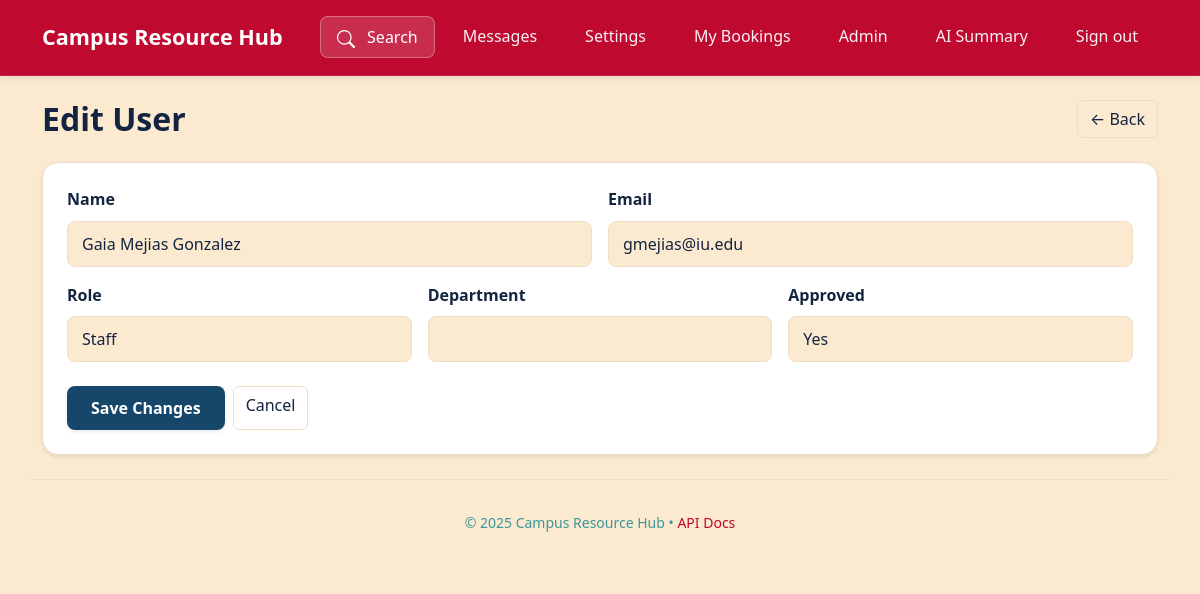
/admin/users/6/edit (signed in), run on the app's committed database.
### src/app.py (models this page shows, shortened)
class User(db.Model, UserMixin):
    __tablename__='users'
    user_id = db.Column(db.Integer, primary_key=True)
    name = db.Column(db.String(120), nullable=False)
    email = db.Column(db.String(120), unique=True, nullable=False)
    password_hash = db.Column(db.String(255), nullable=False)
    role = db.Column(db.String(20), nullable=False, default='student')
    department = db.Column(db.String(120))
    is_approved = db.Column(db.Boolean, default=False)
    request_admin = db.Column(db.Boolean, default=False)
    notif_email_updates = db.Column(db.Boolean, default=True)
    notif_booking_alerts = db.Column(db.Boolean, default=True)
    created_at = db.Column(db.DateTime, default=datetime.datetime.utcnow)

### src/app.py (the view, shortened to what this page needs)
@admin_bp.route('/users/<int:user_id>/edit', methods=['GET','POST'])
@login_required
def edit_user(user_id):
    if current_user.role not in ['admin','staff']:
        abort(403)
    u = User.query.get_or_404(user_id)
    form = AdminUserForm(obj=u)
    form.is_approved.data = 'y' if u.is_approved else 'n'
    return render_template('admin_edit_user.html', form=form, user=u)

### src/app.py
class AdminUserForm(FlaskForm):
    name = StringField('Name', validators=[InputRequired(), Length(min=2, max=120)])
    email = StringField('Email', validators=[InputRequired(), Email()])
    role = SelectField('Role', choices=[('student','Student'),('staff','Staff'),('admin','Admin')], validators=[InputRequired()])
    department = StringField('Department', validators=[Optional(), Length(max=120)])
    is_approved = SelectField('Approved', choices=[('y','Yes'),('n','No')], validators=[InputRequired()])

### src/app.py (called while the page is built)
@app.context_processor
def inject_csrf_token():
    def get_csrf_token():
        return generate_csrf()
    return dict(csrf_token=get_csrf_token)

@app.context_processor
def inject_template_flags():
    return dict(include_scripts=not app.config.get('TESTING', False))

@app.after_request
def set_security_headers(resp):
    csp = " ".join([
        "default-src 'self'",
        "script-src 'self' https://cdn.jsdelivr.net",
        "style-src 'self' 'unsafe-inline' https://cdn.jsdelivr.net",
        "img-src 'self' data: https:",
        "connect-src 'self' https://cdn.jsdelivr.net",
        "object-src 'none'",
        "frame-ancestors 'self'",
        "base-uri 'self'",
        "form-action 'self'",
    ])
    resp.headers.setdefault('Content-Security-Policy', csp)
    resp.headers.setdefault('X-Content-Type-Options', 'nosniff')
    resp.headers.setdefault('Referrer-Policy', 'strict-origin-when-cross-origin')
    return resp

@login_manager.user_loader
def load_user(user_id):
    return User.query.get(int(user_id))

### src/templates/admin_edit_user.html (shortened to what this page needs)
{% extends "_base.html" %}
{% block content %}
<div class="d-flex justify-content-between align-items-center mb-4">
  <h2 class="mb-0 fw-bold">Edit User</h2>
  <a href="{{ url_for('admin.users') }}" class="btn btn-outline-secondary">← Back</a>
</div>
<div class="card p-4">
  <form method="post">
    <div class="row g-3">
      <div class="col-md-6">
        <label class="form-label fw-semibold">Name</label>
        {{ form.name(class="form-control") }}
      </div>
      <div class="col-md-6">
        <label class="form-label fw-semibold">Email</label>
        {{ form.email(class="form-control") }}
      </div>
      <div class="col-md-4">
        <label class="form-label fw-semibold">Role</label>
        {{ form.role(class="form-select") }}
      </div>
      <div class="col-md-4">
        <label class="form-label fw-semibold">Department</label>
        {{ form.department(class="form-control") }}
      </div>
      <div class="col-md-4">
        <label class="form-label fw-semibold">Approved</label>
        {{ form.is_approved(class="form-select") }}
      </div>
    </div>
    <div class="d-flex gap-2 mt-4">
      <button class="btn btn-brand">Save Changes</button>
      <a href="{{ url_for('admin.users') }}" class="btn btn-outline-secondary">Cancel</a>
    </div>
  </form>
</div>
{% endblock %}

### src/static/css/theme.css (style rules this page uses)
:root { --brand:#BF092F; --brand-hover:#3B9797; --brand-light:#3B9797; --ink:#132440; --ink-secondary:#16476A; --muted:#3B9797; --bg:#FBE9D0; --bg-secondary:#FFF3E4; --card:#ffffff; --border:#efdcc7; --border-light:#f7ebde; --button:#16476A; --button-hover:#132440; --shadow:rgba(0,0,0,0.08); --shadow-md:rgba(0,0,0,0.12); --shadow-lg:rgba(0,0,0,0.16); --success:#28a745; --warning:#ffc107; --danger:#BF092F; --info:#3B9797; }
* { outline-color:#0ea5e9; box-sizing:border-box; }
html,body { background:var(--bg); color:var(--ink); min-height:100vh; font-size:16px; line-height:1.6; transition:background-color 0.3s ease, color 0.3s ease; }
.btn-brand { background:var(--button); color:#ffffff !important; border:none; font-weight:600; padding:0.625rem 1.5rem; border-radius:8px; transition:all 0.2s ease; box-shadow:0 2px 4px var(--shadow); }
.btn-outline-secondary { border-color:var(--border); color:var(--ink) !important; background:transparent; }
.card { border:1px solid var(--border); border-radius:16px; background:var(--card); box-shadow:0 2px 4px var(--shadow); transition:all 0.2s ease; overflow:hidden; }
.form-control, .form-select { background:var(--bg); border:1px solid var(--border); color:var(--ink); border-radius:8px; padding:0.625rem 0.875rem; transition:all 0.2s ease; }
.form-control::placeholder { color:var(--muted); opacity:0.7; }
.form-label { color:var(--ink); font-weight:600; margin-bottom:0.5rem; }
a { color:#ffffff; }
html:not(.dark) a { color: var(--brand); }
a { color:var(--brand); text-decoration:none; transition:color 0.2s ease; }

### data on the page
User: name "Gaia Mejias Gonzalez", email "gmejias@iu.edu", role "Staff", is_approved "Yes"
